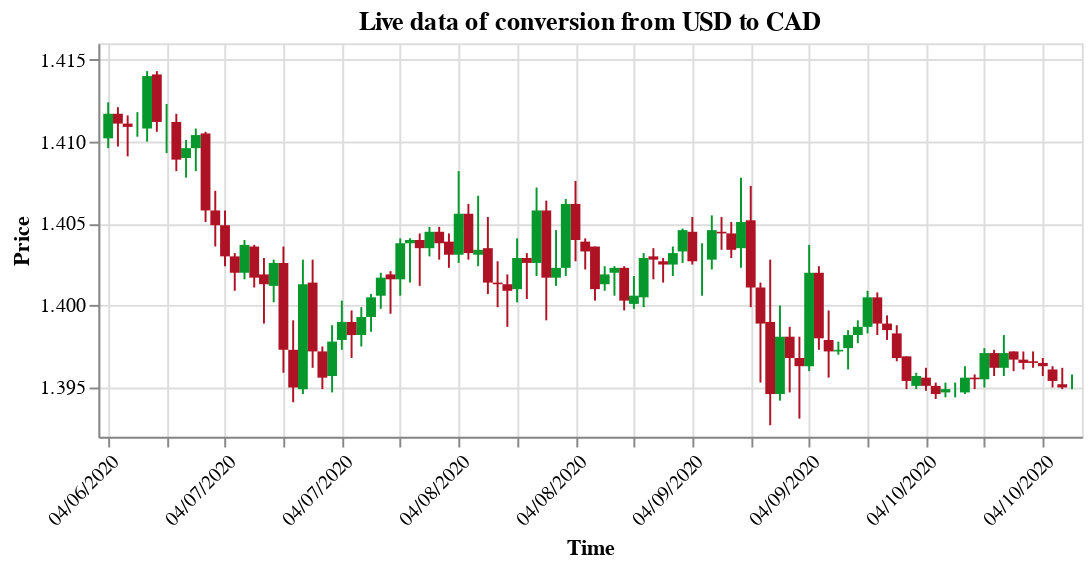

Here is the notebook cell this chart was saved with:
### Code cell
make_plot(df, title = "Live data of conversion from USD to CAD")

### Figure 1 — Vega-Lite specification as saved in the notebook (floating-point values rounded to 4 significant figures)
{"$schema": "https://vega.github.io/schema/vega-lite/v3.4.0.json", "config": {"mark": {"tooltip": null}, "view": {"height": 300, "width": 400}}, "data": {"name": "data-c57bf0397dfc15f9fa95042f1939d653"}, "datasets": {"data-c57bf0397dfc15f9fa95042f1939d653": [{"close": "1.3949", "high": "1.3958", "low": "1.3949", "open": "1.3949", "time": "2020-04-10 21:00:00"}, {"close": "1.3950", "high": "1.3962", "low": "1.3949", "open": "1.3952", "time": "2020-04-10 20:00:00"}, {"close": "1.3954", "high": "1.3963", "low": "1.3950", "open": "1.3961", "time": "2020-04-10 19:00:00"}, {"close": "1.3963", "high": "1.3968", "low": "1.3957", "open": "1.3965", "time": "2020-04-10 18:00:00"}, {"close": "1.3965", "high": "1.3972", "low": "1.3962", "open": "1.3966", "time": "2020-04-10 17:00:00"}, {"close": "1.3965", "high": "1.3972", "low": "1.3961", "open": "1.3967", "time": "2020-04-10 16:00:00"}, {"close": "1.3967", "high": "1.3972", "low": "1.3960", "open": "1.3972", "time": "2020-04-10 15:00:00"}, {"close": "1.3971", "high": "1.3982", "low": "1.3957", "open": "1.3962", "time": "2020-04-10 14:00:00"}, {"close": "1.3962", "high": "1.3973", "low": "1.3957", "open": "1.3971", "time": "2020-04-10 13:00:00"}, {"close": "1.3971", "high": "1.3974", "low": "1.3950", "open": "1.3955", "time": "2020-04-10 12:00:00"}, {"close": "1.3955", "high": "1.3958", "low": "1.3949", "open": "1.3956", "time": "2020-04-10 11:00:00"}, {"close": "1.3956", "high": "1.3963", "low": "1.3946", "open": "1.3947", "time": "2020-04-10 10:00:00"}, {"close": "1.3948", "high": "1.3953", "low": "1.3944", "open": "1.3948", "time": "2020-04-10 09:00:00"}, {"close": "1.3949", "high": "1.3953", "low": "1.3944", "open": "1.3947", "time": "2020-04-10 08:00:00"}, {"close": "1.3946", "high": "1.3953", "low": "1.3943", "open": "1.3951", "time": "2020-04-10 07:00:00"}, {"close": "1.3951", "high": "1.3962", "low": "1.3948", "open": "1.3956", "time": "2020-04-10 06:00:00"}, {"close": "1.3957", "high": "1.3959", "low": "1.3949", "open": "1.3951", "time": "2020-04-10 05:00:00"}, {"close": "1.3954", "high": "1.3969", "low": "1.3949", "open": "1.3969", "time": "2020-04-10 04:00:00"}, {"close": "1.3968", "high": "1.3988", "low": "1.3966", "open": "1.3983", "time": "2020-04-10 03:00:00"}, {"close": "1.3985", "high": "1.3994", "low": "1.3979", "open": "1.3989", "time": "2020-04-10 02:00:00"}, {"close": "1.3989", "high": "1.4008", "low": "1.3982", "open": "1.4005", "time": "2020-04-10 01:00:00"}, {"close": "1.4005", "high": "1.4009", "low": "1.3983", "open": "1.3987", "time": "2020-04-10 00:00:00"}, {"close": "1.3987", "high": "1.3991", "low": "1.3977", "open": "1.3982", "time": "2020-04-09 23:00:00"}, {"close": "1.3982", "high": "1.3985", "low": "1.3961", "open": "1.3974", "time": "2020-04-09 22:00:00"}, {"close": "1.3973", "high": "1.3978", "low": "1.3970", "open": "1.3972", "time": "2020-04-09 21:00:00"}, {"close": "1.3972", "high": "1.3997", "low": "1.3956", "open": "1.3979", "time": "2020-04-09 20:00:00"}, {"close": "1.3980", "high": "1.4024", "low": "1.3973", "open": "1.4020", "time": "2020-04-09 19:00:00"}, {"close": "1.4020", "high": "1.4037", "low": "1.3960", "open": "1.3963", "time": "2020-04-09 18:00:00"}, {"close": "1.3963", "high": "1.3981", "low": "1.3931", "open": "1.3968", "time": "2020-04-09 17:00:00"}, {"close": "1.3968", "high": "1.3987", "low": "1.3947", "open": "1.3981", "time": "2020-04-09 16:00:00"}, {"close": "1.3981", "high": "1.4000", "low": "1.3942", "open": "1.3946", "time": "2020-04-09 15:00:00"}, {"close": "1.3946", "high": "1.4028", "low": "1.3927", "open": "1.3990", "time": "2020-04-09 14:00:00"}, {"close": "1.3989", "high": "1.4014", "low": "1.3953", "open": "1.4011", "time": "2020-04-09 13:00:00"}, {"close": "1.4011", "high": "1.4073", "low": "1.3999", "open": "1.4052", "time": "2020-04-09 12:00:00"}, {"close": "1.4051", "high": "1.4078", "low": "1.4023", "open": "1.4035", "time": "2020-04-09 11:00:00"}, {"close": "1.4034", "high": "1.4051", "low": "1.4029", "open": "1.4044", "time": "2020-04-09 10:00:00"}, {"close": "1.4044", "high": "1.4054", "low": "1.4034", "open": "1.4045", "time": "2020-04-09 09:00:00"}, {"close": "1.4046", "high": "1.4055", "low": "1.4022", "open": "1.4028", "time": "2020-04-09 08:00:00"}, {"close": "1.4028", "high": "1.4038", "low": "1.4006", "open": "1.4028", "time": "2020-04-09 07:00:00"}, {"close": "1.4027", "high": "1.4054", "low": "1.4025", "open": "1.4045", "time": "2020-04-09 06:00:00"}, {"close": "1.4046", "high": "1.4047", "low": "1.4026", "open": "1.4033", "time": "2020-04-09 05:00:00"}, {"close": "1.4032", "high": "1.4036", "low": "1.4018", "open": "1.4025", "time": "2020-04-09 04:00:00"}, {"close": "1.4025", "high": "1.4029", "low": "1.4014", "open": "1.4027", "time": "2020-04-09 03:00:00"}, {"close": "1.4028", "high": "1.4035", "low": "1.4016", "open": "1.4030", "time": "2020-04-09 02:00:00"}, {"close": "1.4029", "high": "1.4032", "low": "1.3999", "open": "1.4005", "time": "2020-04-09 01:00:00"}, {"close": "1.4006", "high": "1.4018", "low": "1.3998", "open": "1.4001", "time": "2020-04-09 00:00:00"}, {"close": "1.4003", "high": "1.4024", "low": "1.3997", "open": "1.4023", "time": "2020-04-08 23:00:00"}, {"close": "1.4023", "high": "1.4024", "low": "1.4006", "open": "1.4020", "time": "2020-04-08 22:00:00"}, {"close": "1.4019", "high": "1.4024", "low": "1.4009", "open": "1.4013", "time": "2020-04-08 21:00:00"}, {"close": "1.4010", "high": "1.4036", "low": "1.4003", "open": "1.4036", "time": "2020-04-08 20:00:00"}, {"close": "1.4033", "high": "1.4041", "low": "1.4022", "open": "1.4039", "time": "2020-04-08 19:00:00"}, {"close": "1.4040", "high": "1.4076", "low": "1.4027", "open": "1.4062", "time": "2020-04-08 18:00:00"}, {"close": "1.4062", "high": "1.4065", "low": "1.4018", "open": "1.4023", "time": "2020-04-08 17:00:00"}, {"close": "1.4023", "high": "1.4046", "low": "1.4012", "open": "1.4017", "time": "2020-04-08 16:00:00"}, {"close": "1.4017", "high": "1.4064", "low": "1.3991", "open": "1.4058", "time": "2020-04-08 15:00:00"}, {"close": "1.4058", "high": "1.4072", "low": "1.4018", "open": "1.4026", "time": "2020-04-08 14:00:00"}, {"close": "1.4026", "high": "1.4032", "low": "1.4004", "open": "1.4029", "time": "2020-04-08 13:00:00"}, {"close": "1.4029", "high": "1.4041", "low": "1.4002", "open": "1.4010", "time": "2020-04-08 12:00:00"}, {"close": "1.4009", "high": "1.4019", "low": "1.3987", "open": "1.4013", "time": "2020-04-08 11:00:00"}, {"close": "1.4013", "high": "1.4027", "low": "1.3999", "open": "1.4014", "time": "2020-04-08 10:00:00"}, {"close": "1.4014", "high": "1.4054", "low": "1.4007", "open": "1.4035", "time": "2020-04-08 09:00:00"}, {"close": "1.4034", "high": "1.4067", "low": "1.4024", "open": "1.4031", "time": "2020-04-08 08:00:00"}, {"close": "1.4032", "high": "1.4062", "low": "1.4028", "open": "1.4056", "time": "2020-04-08 07:00:00"}, {"close": "1.4056", "high": "1.4082", "low": "1.4026", "open": "1.4031", "time": "2020-04-08 06:00:00"}, {"close": "1.4031", "high": "1.4044", "low": "1.4023", "open": "1.4039", "time": "2020-04-08 05:00:00"}, {"close": "1.4038", "high": "1.4048", "low": "1.4028", "open": "1.4045", "time": "2020-04-08 04:00:00"}, {"close": "1.4045", "high": "1.4048", "low": "1.4030", "open": "1.4035", "time": "2020-04-08 03:00:00"}, {"close": "1.4035", "high": "1.4044", "low": "1.4012", "open": "1.4040", "time": "2020-04-08 02:00:00"}, {"close": "1.4040", "high": "1.4041", "low": "1.4014", "open": "1.4038", "time": "2020-04-08 01:00:00"}, {"close": "1.4038", "high": "1.4041", "low": "1.4006", "open": "1.4016", "time": "2020-04-08 00:00:00"}, {"close": "1.4016", "high": "1.4021", "low": "1.3995", "open": "1.4019", "time": "2020-04-07 23:00:00"}, {"close": "1.4017", "high": "1.4020", "low": "1.3998", "open": "1.4006", "time": "2020-04-07 22:00:00"}, {"close": "1.4005", "high": "1.4007", "low": "1.3984", "open": "1.3993", "time": "2020-04-07 21:00:00"}, {"close": "1.3993", "high": "1.3999", "low": "1.3975", "open": "1.3982", "time": "2020-04-07 20:00:00"}, {"close": "1.3982", "high": "1.3997", "low": "1.3968", "open": "1.3990", "time": "2020-04-07 19:00:00"}, {"close": "1.3990", "high": "1.4003", "low": "1.3973", "open": "1.3979", "time": "2020-04-07 18:00:00"}, {"close": "1.3978", "high": "1.3988", "low": "1.3947", "open": "1.3957", "time": "2020-04-07 17:00:00"}, {"close": "1.3956", "high": "1.3975", "low": "1.3949", "open": "1.3972", "time": "2020-04-07 16:00:00"}, {"close": "1.3972", "high": "1.4028", "low": "1.3962", "open": "1.4014", "time": "2020-04-07 15:00:00"}, {"close": "1.4013", "high": "1.4028", "low": "1.3946", "open": "1.3949", "time": "2020-04-07 14:00:00"}, {"close": "1.3950", "high": "1.3991", "low": "1.3941", "open": "1.3973", "time": "2020-04-07 13:00:00"}, {"close": "1.3973", "high": "1.4036", "low": "1.3959", "open": "1.4026", "time": "2020-04-07 12:00:00"}, {"close": "1.4026", "high": "1.4028", "low": "1.4002", "open": "1.4012", "time": "2020-04-07 11:00:00"}, {"close": "1.4013", "high": "1.4029", "low": "1.3989", "open": "1.4019", "time": "2020-04-07 10:00:00"}, {"close": "1.4017", "high": "1.4037", "low": "1.4011", "open": "1.4036", "time": "2020-04-07 09:00:00"}, {"close": "1.4037", "high": "1.4040", "low": "1.4016", "open": "1.4020", "time": "2020-04-07 08:00:00"}, {"close": "1.4020", "high": "1.4032", "low": "1.4009", "open": "1.4030", "time": "2020-04-07 07:00:00"}, {"close": "1.4030", "high": "1.4058", "low": "1.4024", "open": "1.4049", "time": "2020-04-07 06:00:00"}, {"close": "1.4049", "high": "1.4070", "low": "1.4036", "open": "1.4058", "time": "2020-04-07 05:00:00"}, {"close": "1.4058", "high": "1.4106", "low": "1.4051", "open": "1.4105", "time": "2020-04-07 04:00:00"}, {"close": "1.4104", "high": "1.4108", "low": "1.4082", "open": "1.4096", "time": "2020-04-07 03:00:00"}, {"close": "1.4096", "high": "1.4101", "low": "1.4078", "open": "1.4090", "time": "2020-04-07 02:00:00"}, {"close": "1.4089", "high": "1.4117", "low": "1.4082", "open": "1.4112", "time": "2020-04-07 01:00:00"}, {"close": "1.4112", "high": "1.4123", "low": "1.4093", "open": "1.4112", "time": "2020-04-07 00:00:00"}, {"close": "1.4112", "high": "1.4143", "low": "1.4106", "open": "1.4141", "time": "2020-04-06 23:00:00"}, {"close": "1.4140", "high": "1.4143", "low": "1.4100", "open": "1.4108", "time": "2020-04-06 22:00:00"}, {"close": "1.4109", "high": "1.4118", "low": "1.4103", "open": "1.4109", "time": "2020-04-06 21:00:00"}, {"close": "1.4109", "high": "1.4116", "low": "1.4091", "open": "1.4111", "time": "2020-04-06 20:00:00"}, {"close": "1.4111", "high": "1.4121", "low": "1.4097", "open": "1.4117", "time": "2020-04-06 19:00:00"}, {"close": "1.4117", "high": "1.4124", "low": "1.4096", "open": "1.4102", "time": "2020-04-06 18:00:00"}]}, "height": 200, "layer": [{"encoding": {"color": {"condition": {"test": "datum.open <= datum.close", "value": "#06982d"}, "value": "#ae1325"}, "x": {"axis": {"format": "%m/%d/%Y", "labelAngle": -45, "title": "Time"}, "field": "time", "type": "temporal"}, "y": {"field": "low", "scale": {"zero": false}, "title": "Price", "type": "quantitative"}, "y2": {"field": "high"}}, "mark": "rule"}, {"encoding": {"color": {"condition": {"test": "datum.open <= datum.close", "value": "#06982d"}, "value": "#ae1325"}, "x": {"axis": {"format": "%m/%d/%Y", "labelAngle": -45, "title": "Time"}, "field": "time", "type": "temporal"}, "y": {"field": "open", "type": "quantitative"}, "y2": {"field": "close"}}, "mark": "bar"}], "title": "Live data of conversion from USD to CAD", "width": 500}
